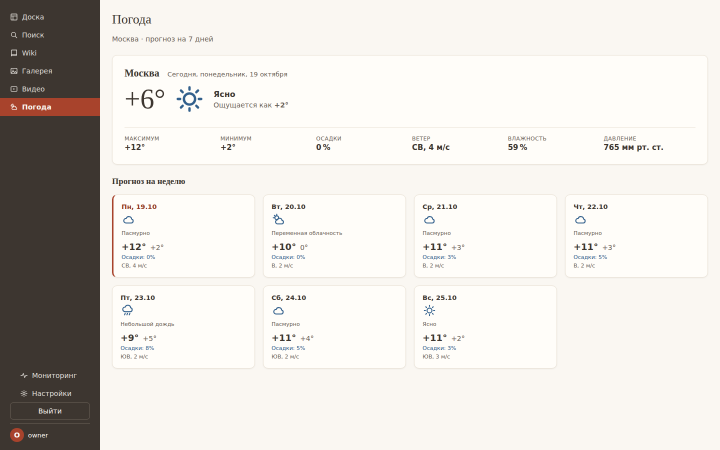
#> input picture design/p18-weather/design-check/state-data.png, 1440 x 900 px (shown at 1/2 size)
$ python -i images.py   (imports and definitions only)
#> lines starting #> are read from the running program, lines starting #| are printed output that depends on the picture
#> further down, picture is the input picture: PIL image 1440x900 RGB; mean R, G, B 224.8, 221.1, 216.3
"""Валидация и обработка загружаемых изображений (задача 1.2, design §3).

Требования (NFR-21, scenario «Негативный: превышение размера» /
«Негативный: недопустимый тип»):
- тип определяется по МАГИЧЕСКИМ БАЙТАМ, не по Content-Type и не по
  расширению (PDF, переименованный в .jpg, обязан отклоняться);
- лимит размера ≤ 10 МБ проверяется ДО записи файла на диск (обе
  проверки — до создания файлов в томе).
"""

import io

from PIL import Image

# NFR-21: JPEG/PNG/GIF/WebP, ≤ 10 МБ.
MAX_SIZE_BYTES = 10 * 1024 * 1024

# Магические подписи форматов (проверка содержимого, не декларации клиента).
_MAGIC: list[tuple[bytes, str]] = [
    (b"\xff\xd8\xff", "image/jpeg"),
    (b"\x89PNG\r\n\x1a\n", "image/png"),
    (b"GIF87a", "image/gif"),
    (b"GIF89a", "image/gif"),
]

# WebP: RIFF....WEBP (длина в RIFF-заголовке пропускается).
_WEBP_MAGIC = (b"RIFF", b"WEBP")


def detect_mime(head: bytes) -> str | None:
    """mime по магическим байтам или None (формат не поддержан)."""
    for magic, mime in _MAGIC:
        if head.startswith(magic):
            return mime
    if head[:4] == _WEBP_MAGIC[0] and head[8:12] == _WEBP_MAGIC[1]:
        return "image/webp"
    return None


def validate_upload(data: bytes) -> tuple[str, Image.Image]:
    """Валидирует содержимое загрузки: возвращает (mime, Pillow-изображение).

    Бросает UploadValidationError с кодом ошибки для 422-ответа:
    - "too_large" — размер > MAX_SIZE_BYTES (проверка ДО декодирования и
      ДО любой записи на диск);
    - "bad_type" — магические байты не JPEG/PNG/GIF/WebP;
    - "not_image" — сигнатура узнана, но Pillow не может декодировать
      (битый/обрезанный файл).
    """
    if len(data) > MAX_SIZE_BYTES:
        raise UploadValidationError("too_large")
    mime = detect_mime(data[:16])
    if mime is None:
        raise UploadValidationError("bad_type")
    try:
        img = Image.open(io.BytesIO(data))
        img.load()  # декодируем сразу: битый файл отклоняем до записи
    except Exception:
        raise UploadValidationError("not_image")
    return mime, img


class UploadValidationError(Exception):
    """Нарушение лимитов загрузки (маппится на 422, design §3)."""

    def __init__(self, code: str):
        super().__init__(code)
        self.code = code


def make_thumbnail(img: Image.Image, max_side: int = 800) -> Image.Image:
    """Превью: длинная сторона ≤ max_side (design §3, research №5).

    Пропорции сохраняются; апскейл не выполняется (изображение меньше
    800px по длинной стороне возвращается как есть). Для GIF/WebP берется
    первый кадр — превью статичное JPEG.
    """
#> called with max_side = 800
    im = img
    if getattr(im, "n_frames", 1) > 1:
        im.seek(0)
    if im.mode in ("RGBA", "P", "LA"):
        im = im.convert("RGB")
    elif im.mode != "RGB":
        im = im.convert("RGB")
    w, h = im.size
#> w = 1440; h = 900
    if max(w, h) > max_side:
        scale = max_side / max(w, h)
#> scale = 0.556
        im = im.resize(
            (max(1, round(w * scale)), max(1, round(h * scale))),
            getattr(Image, "LANCZOS", 1),  # LANCZOS: Pillow≥9.1 (в прод-образе 12.x)
        )
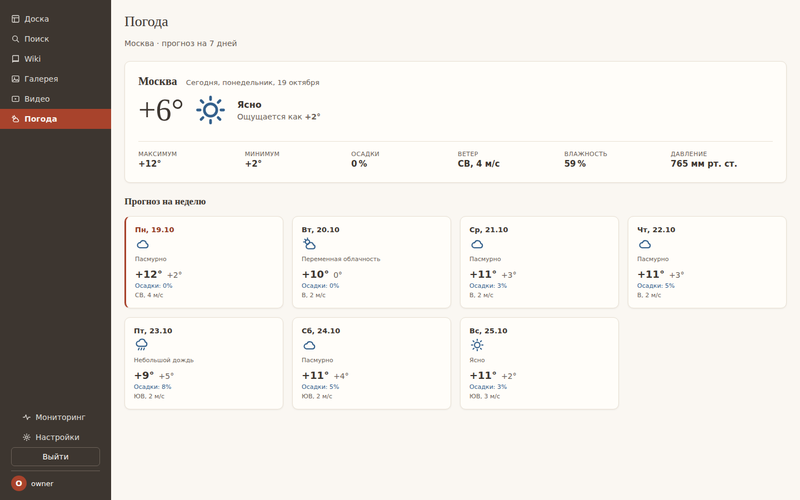
#> im: PIL image 800x500 RGB; mean R, G, B 224.6, 221, 216.2
    return im

>>> from PIL import Image
>>> picture = Image.open('../../../design/p18-weather/design-check/state-data.png')
>>> result = make_thumbnail(picture)

$ run again, on design/p18-weather/design-check/state-error.png
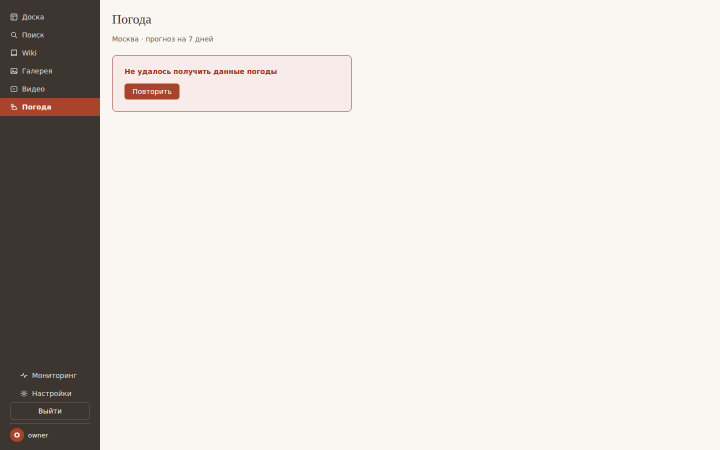
#> input picture design/p18-weather/design-check/state-error.png, 1440 x 900 px (shown at 1/2 size)
#> picture is the input picture: PIL image 1440x900 RGB; mean R, G, B 224.1, 219.3, 214.1
#> in make_thumbnail, `im = im.resize( (max(1, round(w * scale)), max(1, round(h * scale))), ..`:
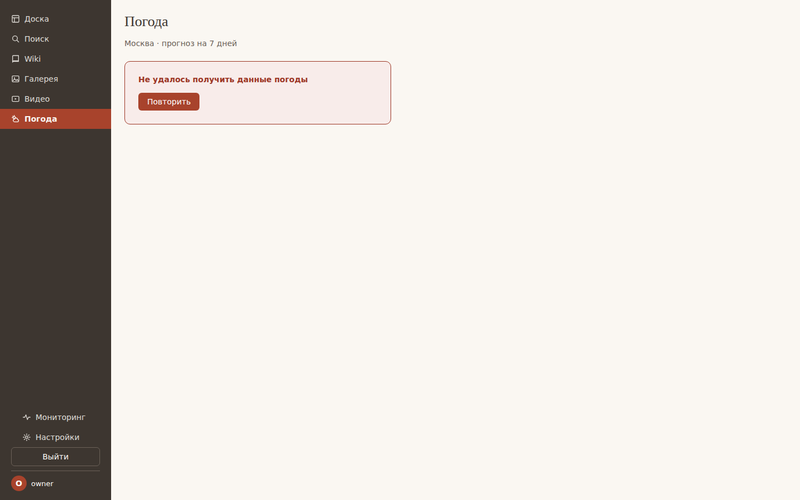
#> im: PIL image 800x500 RGB; mean R, G, B 224.1, 219.2, 214.1
